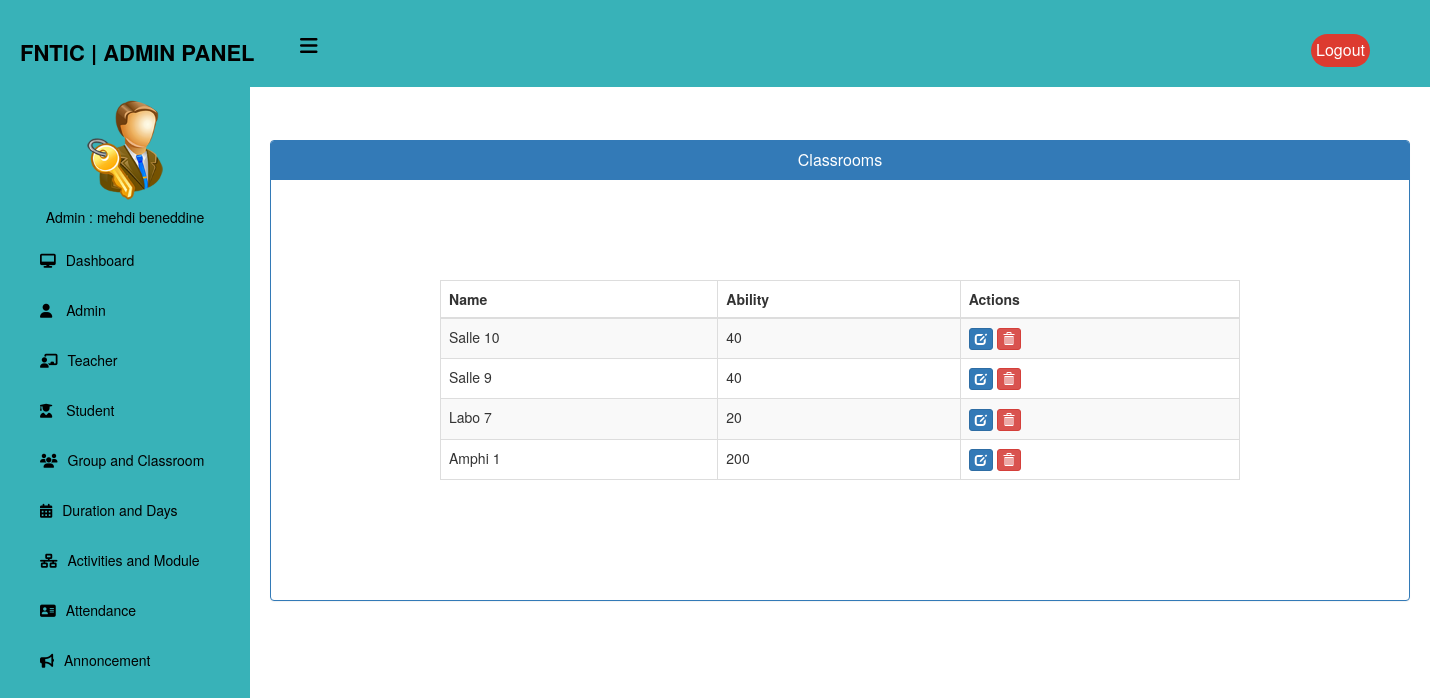
The app's page /admin-view-room (signed in) with its own data.
### home/models.py (models this page shows, shortened)
class room(models.Model):
    name = models.CharField(max_length=40)
    ability = models.PositiveIntegerField(null=True)

### home/views.py (the view)
# urls.py: path('admin-view-room', views.admin_view_room_view,name='admin-view-room'),
@login_required(login_url="login")
@user_passes_test(is_admin)
def admin_view_room_view(request):
    rooms = models.room.objects.all()
    return render(request,'school/admin_view_classrooms.html',{'rooms':rooms})

### home/views.py (called while the page is built)
def is_admin(user):
    return user.groups.filter(name='ADMIN').exists()

### templates/school/admin_view_classrooms.html (shortened to what this page needs)
{% extends 'school/adminbase.html' %}
{% block content %}
<head>
  <link href="//netdna.bootstrapcdn.com/bootstrap/3.0.0/css/bootstrap.min.css" rel="stylesheet" id="bootstrap-css">
</head>
<br><br>
<div class="container">
  <div class="row">
    <div class="col-xs-12">
      <div class="panel panel-primary">
        <div class="panel-heading">
          <h6 class="panel-title">Classrooms</h6>
        </div>
        <div class="table-container">
          <table class="table table-responsive table-hover table-striped table-bordered" id="dev-table">
            <thead>
              <tr>
                <th>Name</th>
                <th>Ability</th>
                <th>Actions</th>
              </tr>
            </thead>
            <tbody>
              {% for c in rooms %}
              <tr>
                <td>{{ c.name }}</td>
                <td>{{ c.ability }}</td>
                <td>
                  <a class="btn btn-primary btn-xs" href="{% url 'update-room' c.id %}">
                    <span class="glyphicon glyphicon-edit"></span>
                  </a>
                  <a class="btn btn-danger btn-xs" href="{% url 'delete-room-from-University' c.id %}">
                    <span class="glyphicon glyphicon-trash"></span>
                  </a>
                </td>
              </tr>
              {% endfor %}
            </tbody>
          </table>
        </div>
      </div>
    </div>
  </div>
</div>
{% endblock content %}

### templates/school/adminbase.html (shortened to what this page needs)
{% load static %}
<!DOCTYPE html>
<html lang="en" dir="ltr">
<head>
  <link rel="stylesheet" href="https://cdnjs.cloudflare.com/ajax/libs/font-awesome/6.4.0/css/all.min.css">
</head>
<body>
  <header>
    <label for="check">
      <i class="fas fa-bars" id="sidebar_btn"></i>
    </label>
    <div class="left_area">
      <h3>FNTIC | Admin Panel</h3>
    </div>
    <div class="right_area">
      <a href="{%url 'admin_logout'%}" class="logout_btn">Logout</a>
    </div>
  </header>
  <div class="sidebar">
    <center>
      <img src="{% static 'image/admin-icn.png' %}" class="profile_image" alt="">
      <h5>Admin : {{request.user.first_name}} {{ user.last_name }}</h5>
    </center>
    <a href="/admin-dashboard"><i class="fas fa-desktop"></i><span>Dashboard</span></a>
    <a href="/admin-admin"><i class="fas fa-user"></i> <span>Admin</span></a>
    <a href="/admin-teacher"><i class="fas fa-chalkboard-teacher"></i><span>Teacher</span></a>
    <a href="/admin-student"> <i class="fas fa-user-graduate"></i> <span>Student</span></a>
    <a href="/admin-group"><i class="fas fa-users"></i><span>Group and Classroom</span></a>
    <a href="/admin-duration-module"><i class="fas fa-calendar-alt"></i><span>Duration and Days</span></a>
    <a href="/admin-Activities"><i class="fas fa-network-wired"></i><span>Activities and Module</span></a>
    <a href="/admin-attendance"><i class="fas fa-address-card"></i><span>Attendance</span></a>
    <a href="/admin-notice"><i class="fas fa-bullhorn"></i><span>Annoncement</span></a>
  </div>
  <div class="content">
    <br><br><br><br><br>
    {% block content %}
    {% endblock content %}
</body>
</html>

### templates/school/adminbase.html (style rules this page uses)
a:link { text-decoration: none; }
body { margin: 0; padding: 0; font-family: "Roboto", sans-serif; }
header { position: fixed; background: #38b2b8; padding: 20px; width: 100%; z-index: 1; }
.left_area h3 { color: #000; margin: 0px; text-transform: uppercase; font-size: 22px; font-weight: 900; }
.logout_btn { padding: 5px; background: #dd3b30; text-decoration: none; float: right; margin-top: -30px; margin-right: 40px; border-radius: 30px; font-size: 16px; font-weight: 500; color: #fff; transition: 0.5s; }
.sidebar { background: #38b2b8; margin-top: 70px; padding-top: 30px; position: fixed; left: 0; width: 250px; height: 100%; transition: 0.5s; transition-property: left; }
.sidebar .profile_image { width: 100px; height: 100px; border-radius: 100px; margin-bottom: 10px; }
.sidebar h5 { color: #000; text size: 12px; margin-top: 0; margin-bottom: 10px; }
.sidebar a { color: #000; display: block; width: 100%; line-height: 50px; text-decoration: none; padding-left: 40px; box-sizing: border-box; transition: 0.5s; }
.sidebar i { padding-right: 10px; }
label #sidebar_btn { z-index: 1; color: #000; position: fixed; cursor: pointer; left: 300px; font-size: 20px; margin: 5px 0; transition: 0.5s; transition-property: color; }
.content { margin-left: 250px; background-position: center; background-size: cover; height: 100vh; transition: 0.5s; }

### templates/school/admin_view_classrooms.html (style rules this page uses)
a:link { text-decoration: none; }
h6 { text-align: center; }
.table-container { margin: 100px auto; max-width: 800px; overflow-x: auto; }

### records on screen
room: name "Salle 10", ability "40"
room: name "Salle 9", ability "40"
room: name "Labo 7", ability "20"
room: name "Amphi 1", ability "200"

### other values on screen
{{ request.user.first_name }} "mehdi"
{{ user.last_name }} "beneddine"
